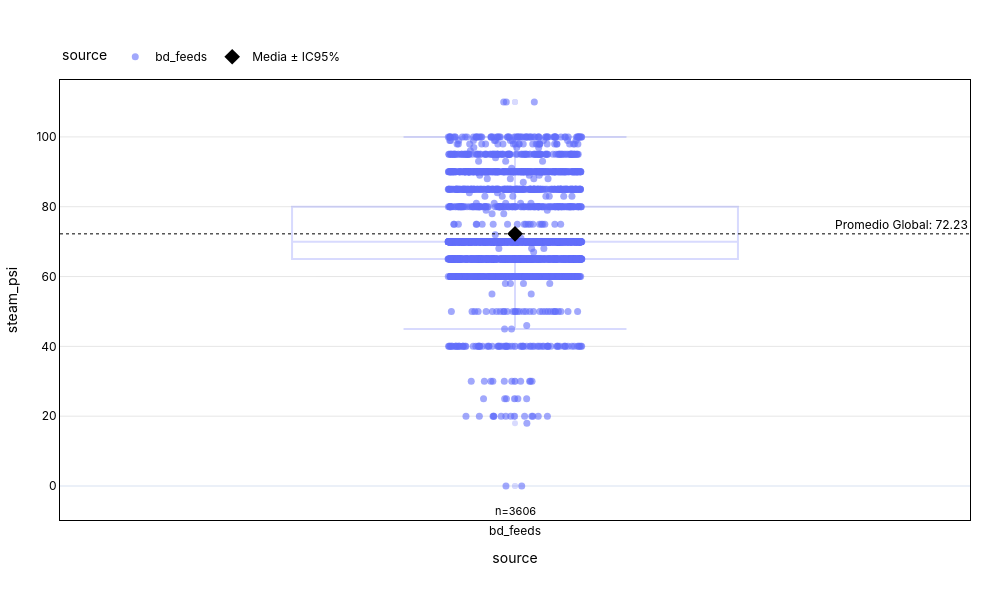

Source (notebook cell):
### Code cell
plot_statistical_strip(
    df=lots,
    x_col='source',
    y_col='steam_psi'
)

### Figure 1 — Plotly figure (JSON) as saved in the notebook; plotly's stock layout.template omitted (floating-point values rounded to 4 significant figures; data arrays with more than 128 entries replaced by an {"elided": "..."} marker saying what was removed)
{"data": [{"alignmentgroup": "True", "boxpoints": "all", "fillcolor": "rgba(255,255,255,0)", "hoveron": "points", "hovertemplate": "<b>steam_psi</b>: %{y:.2f}<br>source: %{x}<extra></extra>", "legendgroup": "bd_feeds", "line": {"color": "rgba(255,255,255,0)"}, "marker": {"color": "#636EFA", "line": {"width": 0}, "opacity": 0.6, "size": 7}, "name": "bd_feeds", "offsetgroup": "bd_feeds", "orientation": "v", "pointpos": 0, "showlegend": true, "type": "box", "x": {"elided": "3835 str values"}, "x0": " ", "xaxis": "x", "y": {"elided": "3835 float values"}, "y0": " ", "yaxis": "y"}, {"boxmean": false, "fillcolor": "rgba(0,0,0,0)", "hoverinfo": "skip", "line": {"color": "#636EFA"}, "marker": {"color": "#636EFA"}, "name": "bd_feeds (IQR)", "opacity": 0.25, "showlegend": false, "type": "box", "x": {"elided": "3835 str values"}, "y": {"elided": "3835 float values"}}, {"customdata": [0.4175], "error_y": {"array": [0.4175], "color": "black", "thickness": 1.5, "type": "data", "width": 6}, "hovertemplate": "<b>Media</b>: %{y:.2f}<br>IC95%: ±%{customdata:.2f}<extra></extra>", "marker": {"color": "black", "size": 12, "symbol": "diamond"}, "mode": "markers", "name": "Media ± IC95%", "showlegend": true, "type": "scatter", "x": ["bd_feeds"], "y": [72.23]}], "layout": {"annotations": [{"font": {"color": "black"}, "showarrow": false, "text": "Promedio Global: 72.23", "x": 1, "xanchor": "right", "xref": "x domain", "y": 72.23, "yanchor": "bottom", "yref": "y"}, {"font": {"color": "black", "size": 11}, "showarrow": false, "text": "n=3606", "x": "bd_feeds", "y": 0, "yshift": -25}], "boxmode": "overlay", "font": {"color": "black", "family": "Inter, Arial, sans-serif"}, "height": 600, "legend": {"orientation": "h", "title": {"text": "source"}, "tracegroupgap": 0, "x": 0, "xanchor": "left", "y": 1.02, "yanchor": "bottom"}, "margin": {"b": 80, "l": 60, "r": 30, "t": 80}, "paper_bgcolor": "rgba(0,0,0,0)", "plot_bgcolor": "rgba(0,0,0,0)", "shapes": [{"line": {"color": "black", "dash": "dot", "width": 1}, "type": "line", "x0": 0, "x1": 1, "xref": "x domain", "y0": 72.23, "y1": 72.23, "yref": "y"}], "title": {"text": "", "x": 0.5, "xanchor": "center", "y": 0.95, "yanchor": "top"}, "width": 1000, "xaxis": {"anchor": "y", "categoryarray": ["bd_feeds"], "categoryorder": "array", "domain": [0, 1], "linecolor": "black", "mirror": true, "showline": true, "title": {"text": "source"}}, "yaxis": {"anchor": "x", "domain": [0, 1], "gridcolor": "rgba(0,0,0,0.1)", "linecolor": "black", "mirror": true, "showline": true, "title": {"text": "steam_psi"}}}}
